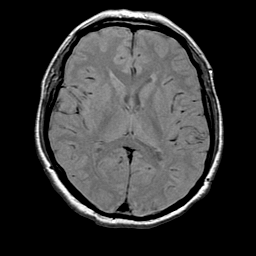
#> input picture Dataset/test/MRI/00007.png, 256 x 256 px; its folder holds 4 pictures in this run
$ jupyter execute dwt_pca.ipynb
#> lines starting #> are read from the running program, lines starting #| are printed output that depends on the picture; long printed decimals are rounded; pictures that were not available may be replaced by others from this repository, and a replacement may not be noted
# Medical Image Fusion using DWT and PCA
This notebook demonstrates medical image fusion using Discrete Wavelet Transform (DWT) and Principal Component Analysis (PCA) on real MRI and CT images from the provided dataset.

[cell 1]
# Section 1: Import Required Libraries
import numpy as np
import cv2
import matplotlib.pyplot as plt
from scipy import ndimage
import pywt
from skimage.metrics import structural_similarity as ssim
from skimage.metrics import peak_signal_noise_ratio as psnr
from skimage.metrics import mean_squared_error as mse
import os
from sklearn.decomposition import PCA
import warnings
warnings.filterwarnings('ignore')

[cell 2]
# Section 2: Define MedicalImageFusion Class
class MedicalImageFusion:
    def __init__(self):
        self.wavelet = 'db4'  # Daubechies wavelet
        self.mode = 'symmetric'

    def load_and_preprocess_images(self, mri_path, ct_path):
#> called with mri_path = '../Dataset/test/MRI/00007.png', ct_path = '../Dataset/test/CT/00007.png'
        mri_img = cv2.imread(mri_path, cv2.IMREAD_GRAYSCALE)
#> mri_img is the input picture: shape (256, 256); min 0, max 255, mean 54.1
        ct_img = cv2.imread(ct_path, cv2.IMREAD_GRAYSCALE)
        if mri_img is None or ct_img is None:
            raise ValueError("Could not load one or both images. Check file paths.")
        if mri_img.shape != ct_img.shape:
            h = min(mri_img.shape[0], ct_img.shape[0])
            w = min(mri_img.shape[1], ct_img.shape[1])
            mri_img = cv2.resize(mri_img, (w, h))
            ct_img = cv2.resize(ct_img, (w, h))
        # Crop to nearest multiple of 4 for both dimensions
        h, w = mri_img.shape
#> h = 256; w = 256
        h4, w4 = h - (h % 4), w - (w % 4)
#> h4 = 256; w4 = 256
        mri_img = mri_img[:h4, :w4]
        ct_img = ct_img[:h4, :w4]
        mri_img = mri_img.astype(np.float64) / 255.0
        ct_img = ct_img.astype(np.float64) / 255.0
        return mri_img, ct_img
    def dwt_decomposition(self, image):
        coeffs1 = pywt.dwt2(image, self.wavelet, mode=self.mode)
        cA1, (cH1, cV1, cD1) = coeffs1
        coeffs2 = pywt.dwt2(cA1, self.wavelet, mode=self.mode)
        cA2, (cH2, cV2, cD2) = coeffs2
        return {
            'cA2': cA2,
            'cH2': cH2, 'cV2': cV2, 'cD2': cD2,
            'cH1': cH1, 'cV1': cV1, 'cD1': cD1
        }
    def principal_component_averaging(self, coeffs1, coeffs2, block_size=8):
        if coeffs1.shape != coeffs2.shape:
            min_h = min(coeffs1.shape[0], coeffs2.shape[0])
            min_w = min(coeffs1.shape[1], coeffs2.shape[1])
            coeffs1 = coeffs1[:min_h, :min_w]
            coeffs2 = coeffs2[:min_h, :min_w]
        h, w = coeffs1.shape
        fused_coeffs = np.zeros_like(coeffs1)
        for i in range(0, h - block_size + 1, block_size):
            for j in range(0, w - block_size + 1, block_size):
                block1 = coeffs1[i:i+block_size, j:j+block_size]
                block2 = coeffs2[i:i+block_size, j:j+block_size]
                data = np.column_stack([block1.flatten(), block2.flatten()])
                try:
                    pca = PCA(n_components=2)
                    pca_result = pca.fit_transform(data)
                    eigenvals = pca.explained_variance_
                    if len(eigenvals) >= 2:
                        w1 = eigenvals[0] / (eigenvals[0] + eigenvals[1])
                        w2 = eigenvals[1] / (eigenvals[0] + eigenvals[1])
                    else:
                        w1, w2 = 0.5, 0.5
                    fused_block = w1 * block1 + w2 * block2
                except:
                    fused_block = 0.5 * (block1 + block2)
                fused_coeffs[i:i+block_size, j:j+block_size] = fused_block
        if h % block_size != 0 or w % block_size != 0:
            remaining_h = h - (h // block_size) * block_size
            remaining_w = w - (w // block_size) * block_size
            if remaining_h > 0:
                fused_coeffs[-remaining_h:, :] = 0.5 * (
                    coeffs1[-remaining_h:, :] + coeffs2[-remaining_h:, :]
                )
            if remaining_w > 0:
                fused_coeffs[:, -remaining_w:] = 0.5 * (
                    coeffs1[:, -remaining_w:] + coeffs2[:, -remaining_w:]
                )
        return fused_coeffs
    def maximum_selection_fusion(self, coeffs1, coeffs2):
        if coeffs1.shape != coeffs2.shape:
            min_h = min(coeffs1.shape[0], coeffs2.shape[0])
            min_w = min(coeffs1.shape[1], coeffs2.shape[1])
            coeffs1 = coeffs1[:min_h, :min_w]
            coeffs2 = coeffs2[:min_h, :min_w]
        mask = np.abs(coeffs1) >= np.abs(coeffs2)
        fused_coeffs = np.where(mask, coeffs1, coeffs2)
        return fused_coeffs
    def fuse_images(self, mri_img, ct_img):
        mri_coeffs = self.dwt_decomposition(mri_img)
        ct_coeffs = self.dwt_decomposition(ct_img)
        fused_cA2 = self.principal_component_averaging(
            mri_coeffs['cA2'], ct_coeffs['cA2']
        )
        fused_cH2 = self.maximum_selection_fusion(
            mri_coeffs['cH2'], ct_coeffs['cH2']
        )
        fused_cV2 = self.maximum_selection_fusion(
            mri_coeffs['cV2'], ct_coeffs['cV2']
        )
        fused_cD2 = self.maximum_selection_fusion(
            mri_coeffs['cD2'], ct_coeffs['cD2']
        )
        fused_cH1 = self.maximum_selection_fusion(
            mri_coeffs['cH1'], ct_coeffs['cH1']
        )
        fused_cV1 = self.maximum_selection_fusion(
            mri_coeffs['cV1'], ct_coeffs['cV1']
        )
        fused_cD1 = self.maximum_selection_fusion(
            mri_coeffs['cD1'], ct_coeffs['cD1']
        )
        coeffs_level2 = (fused_cA2, (fused_cH2, fused_cV2, fused_cD2))
        reconstructed_cA1 = pywt.idwt2(coeffs_level2, self.wavelet, mode=self.mode)

        # Ensure all level 1 coefficients have the same size
        target_h, target_w = fused_cH1.shape
        if reconstructed_cA1.shape != (target_h, target_w):
            reconstructed_cA1 = cv2.resize(reconstructed_cA1, (target_w, target_h))

        coeffs_level1 = (reconstructed_cA1, (fused_cH1, fused_cV1, fused_cD1))
        fused_image = pywt.idwt2(coeffs_level1, self.wavelet, mode=self.mode)
        fused_image = np.clip(fused_image, 0, 1)

        # Check for NaN or inf values
        if np.any(np.isnan(fused_image)) or np.any(np.isinf(fused_image)):
            print("Warning: Fused image contains NaN or inf values. Using simple averaging fallback.")
            fused_image = 0.5 * (mri_img + ct_img)
            fused_image = np.clip(fused_image, 0, 1)

        return fused_image
    def calculate_metrics(self, img1, img2, fused_img):
        metrics = {}

        # Check for NaN values in input images
        if np.any(np.isnan(img1)) or np.any(np.isnan(img2)) or np.any(np.isnan(fused_img)):
            print("Warning: Input images contain NaN values")
            return {metric: np.nan for metric in ['PSNR', 'SSIM', 'MSE', 'SD', 'SNR', 'Correlation', 'NCC', 'MD', 'NAE']}

        try:
            # MSE
            mse_val = np.mean((img1 - fused_img) ** 2)
            metrics['MSE'] = mse_val

            # PSNR
            if mse_val == 0:
                metrics['PSNR'] = float('inf')
            else:
                metrics['PSNR'] = 20 * np.log10(1.0 / np.sqrt(mse_val))

            # SSIM
            metrics['SSIM'] = ssim(img1, fused_img, data_range=1.0)

            # Standard Deviation
            metrics['SD'] = np.std(fused_img)

            # Signal to Noise Ratio
            signal_power = np.mean(fused_img ** 2)
            if mse_val == 0:
                metrics['SNR'] = float('inf')
            else:
                metrics['SNR'] = 10 * np.log10(signal_power / mse_val) if mse_val > 0 else float('inf')

            # Correlation
            correlation_matrix = np.corrcoef(img1.flatten(), fused_img.flatten())
            metrics['Correlation'] = correlation_matrix[0, 1] if not np.isnan(correlation_matrix[0, 1]) else 0.0

            # Normalized Cross Correlation
            ncc_num = np.sum(img1 * fused_img)
            ncc_den = np.sqrt(np.sum(img1 ** 2) * np.sum(fused_img ** 2))
            metrics['NCC'] = ncc_num / ncc_den if ncc_den != 0 else 0.0

            # Maximum Difference
            metrics['MD'] = np.max(np.abs(img1 - fused_img))

            # Normalized Absolute Error
            nae_num = np.sum(np.abs(img1 - fused_img))
            nae_den = np.sum(np.abs(img1))
            metrics['NAE'] = nae_num / nae_den if nae_den != 0 else 0.0

        except Exception as e:
            print(f"Error calculating metrics: {e}")
            metrics = {metric: np.nan for metric in ['PSNR', 'SSIM', 'MSE', 'SD', 'SNR', 'Correlation', 'NCC', 'MD', 'NAE']}

        return metrics
    def visualize_results(self, mri_img, ct_img, fused_img, metrics):
        plt.figure(figsize=(15, 5))
        plt.subplot(1, 3, 1)
        plt.imshow(mri_img, cmap='gray')
        plt.title('MRI Image')
        plt.axis('off')
        plt.subplot(1, 3, 2)
        plt.imshow(ct_img, cmap='gray')
        plt.title('CT Image')
        plt.axis('off')
        plt.subplot(1, 3, 3)
        plt.imshow(fused_img, cmap='gray')
        plt.title('Fused Image')
        plt.axis('off')
        plt.tight_layout()
        plt.show()
        print("\nFusion Performance Metrics:")
        print("-" * 40)
        for metric, value in metrics.items():
            if isinstance(value, float) and not np.isnan(value):
                if value == float('inf'):
                    print(f"{metric}: inf")
                else:
                    print(f"{metric}: {value:.4f}")
            else:
                print(f"{metric}: {value}")

[cell 3]
# Section 3: List and Select MRI and CT Images from Dataset
# Set dataset root directory
ct_dir = '../Dataset/test/CT'
mri_dir = '../Dataset/test/MRI'

# List available CT and MRI image files
ct_files = sorted([f for f in os.listdir(ct_dir) if f.endswith('.png')])
mri_files = sorted([f for f in os.listdir(mri_dir) if f.endswith('.png')])

print('Available CT files:', len(ct_files))
print('Available MRI files:', len(mri_files))

# Find paired images (same filename in both directories)
paired_files = list(set(ct_files) & set(mri_files))
paired_files.sort()

print(f'Found {len(paired_files)} paired images')
print('Sample paired files:', paired_files[:5])

# Select image pair (change index as needed)
image_idx = 0  # Change this index to select a different image pair
selected_file = paired_files[image_idx]

ct_path = os.path.join(ct_dir, selected_file)
mri_path = os.path.join(mri_dir, selected_file)

print('Selected CT:', ct_path)
print('Selected MRI:', mri_path)

# Check if files exist
if not os.path.exists(ct_path):
    print(f"CT file not found: {ct_path}")
if not os.path.exists(mri_path):
    print(f"MRI file not found: {mri_path}")

[cell 4]
# Section 4: Load and Preprocess Selected Images
fusion = MedicalImageFusion()

# Load and preprocess images
mri_img, ct_img = fusion.load_and_preprocess_images(mri_path, ct_path)

print('MRI image shape:', mri_img.shape)
#| MRI image shape: (256, 256)
print('CT image shape:', ct_img.shape)
#| CT image shape: (256, 256)

[cell 5]
# Section 5: Perform Image Fusion
fused_img = fusion.fuse_images(mri_img, ct_img)
#> in dwt_decomposition, `cA1, (cH1, cV1, cD1) = coeffs1`:
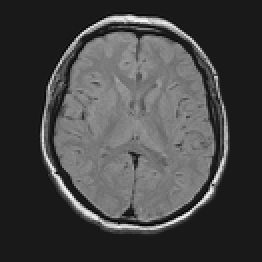
#> cA1: shape (131, 131) float64 (shown 2 times larger); min -0.242, max 2.16, mean 0.405; drawn with min black and max white
#> in dwt_decomposition, `cA1, (cH1, cV1, cD1) = coeffs1`:
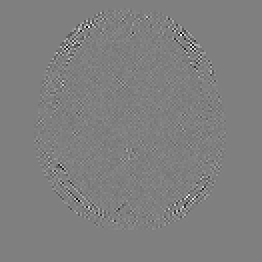
#> cD1: shape (131, 131) float64 (shown 2 times larger); min -0.19, max 0.189, mean -8.28e-05; drawn with min black and max white
#> in dwt_decomposition, `cA2, (cH2, cV2, cD2) = coeffs2`:
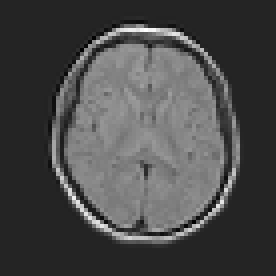
#> cA2: shape (69, 69) float64 (shown 4 times larger); min -0.71, max 4.29, mean 0.729; drawn with min black and max white
#> in dwt_decomposition, `cA2, (cH2, cV2, cD2) = coeffs2`:
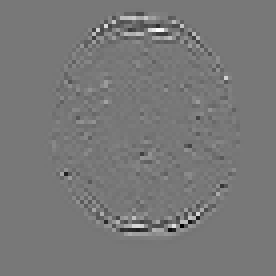
#> cH2: shape (69, 69) float64 (shown 4 times larger); min -1.28, max 1.43, mean 0.000953; drawn with min black and max white
#> in dwt_decomposition, `cA2, (cH2, cV2, cD2) = coeffs2`:
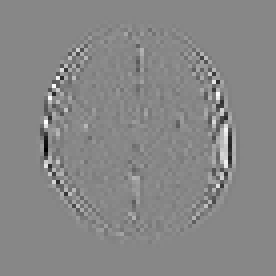
#> cV2: shape (69, 69) float64 (shown 4 times larger); min -1.33, max 1.18, mean 0.000411; drawn with min black and max white
#> in dwt_decomposition, `cA2, (cH2, cV2, cD2) = coeffs2`:
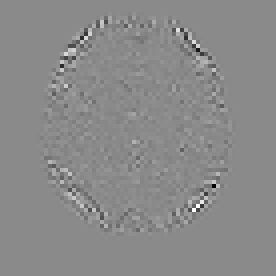
#> cD2: shape (69, 69) float64 (shown 4 times larger); min -0.918, max 0.774, mean -0.00018; drawn with min black and max white
#> in fuse_images, `mri_coeffs = self.dwt_decomposition(mri_img)`: mri_coeffs = 7 items
#> after the loop in principal_component_averaging, `for i in range(0, h - block_size + 1, block_size):`:
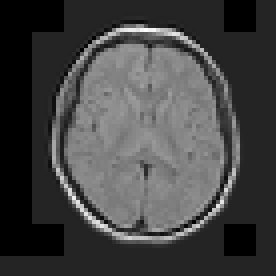
#> fused_coeffs: shape (69, 69) float64 (shown 4 times larger); 16.13% of the values are NaN or infinite; the others: min -0.71, max 4.29, mean 0.87; drawn with min black, max white, NaN and infinite black
#> in maximum_selection_fusion, `mask = np.abs(coeffs1) >= np.abs(coeffs2)`: mask: shape (69, 69) bool; every value is 1
#> in maximum_selection_fusion (call 4), `mask = np.abs(coeffs1) >= np.abs(coeffs2)`: mask: shape (131, 131) bool; every value is 1
#> in fuse_images, `reconstructed_cA1 = cv2.resize(reconstructed_cA1, (target_w, target_h))`:
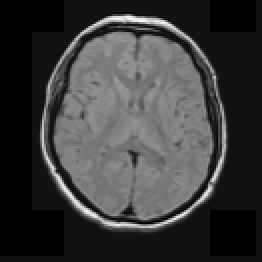
#> reconstructed_cA1: shape (131, 131) float64 (shown 2 times larger); 20.8% of the values are NaN or infinite; the others: min -0.154, max 2.07, mean 0.503; drawn with min black, max white, NaN and infinite black
#> in fuse_images, `fused_image = pywt.idwt2(coeffs_level1, self.wavelet, mode=self.mode)`:
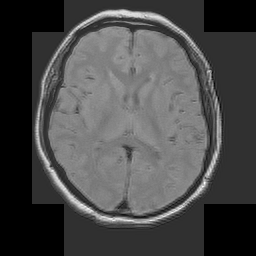
#> fused_image: shape (256, 256) float64; 23.27% of the values are NaN or infinite; the others: min -0.275, max 1.18, mean 0.272; drawn with min black, max white, NaN and infinite black
#> in fuse_images, `fused_image = np.clip(fused_image, 0, 1)`:
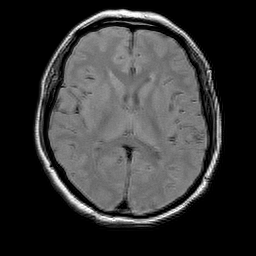
#> fused_image: shape (256, 256) float64; 23.27% of the values are NaN or infinite; the others: min 0, max 1, mean 0.273; drawn with min black, max white, NaN and infinite black
print('Fused image shape:', fused_img.shape)
#| Fused image shape: (256, 256)

[cell 6]
# Section 6: Calculate Fusion Performance Metrics
metrics = fusion.calculate_metrics(mri_img, ct_img, fused_img)
#> in calculate_metrics, `mse_val = np.mean((img1 - fused_img) ** 2)`: mse_val = 0
#> in calculate_metrics, `signal_power = np.mean(fused_img ** 2)`: signal_power = 0.108
#> in calculate_metrics, `correlation_matrix = np.corrcoef(img1.flatten(), fused_img.flatten())`: correlation_matrix = [[1, 1], [1, 1]]
#> in calculate_metrics, `ncc_num = np.sum(img1 * fused_img)`: ncc_num = 7081.8
#> in calculate_metrics, `nae_num = np.sum(np.abs(img1 - fused_img))`: nae_num = 0
#> in calculate_metrics, `nae_den = np.sum(np.abs(img1))`: nae_den = 13891.1
#> metrics = 9 items
print('Fusion metrics:', metrics)
#| Fusion metrics: {'MSE': 0.0, 'PSNR': inf, 'SSIM': 1.0, 'SD': 0.2513, 'SNR': inf, 'Correlation': 1.0, 'NCC': 1.0, 'MD': 0.0, 'NAE': 0.0}

[cell 7]
# Section 7: Visualize Fusion Results
fusion.visualize_results(mri_img, ct_img, fused_img, metrics)
#> the loop in visualize_results, `for metric, value in metrics.items():` made 9 passes
#> (metric, value) on passes 1 to 9: ('MSE', 0), ('PSNR', inf), ('SSIM', 1), ('SD', 0.251), ('SNR', inf), ('Correlation', 1), ('NCC', 1), ('MD', 0), ('NAE', 0)
#| MSE: 0.0000
#| PSNR: inf
#| SSIM: 1.0000
#| SD: 0.2513
#| SNR: inf
#| Correlation: 1.0000
#| NCC: 1.0000
#| MD: 0.0000
#> (further printed lines are left out)

[cell 8]
# Section 8: Save Fused Image
# Create results directory if it doesn't exist
results_dir = 'results/dwt_pca'
os.makedirs(results_dir, exist_ok=True)

# Save with method name and image filename
base_filename = os.path.splitext(selected_file)[0]
save_path = os.path.join(results_dir, f'fused_image_dwt_pca_{base_filename}.png')
cv2.imwrite(save_path, (fused_img * 255).astype(np.uint8))
print(f'Fused image saved as {save_path}')

# Also save metrics to a text file
metrics_file = os.path.join(results_dir, f'metrics_dwt_pca_{base_filename}.txt')
with open(metrics_file, 'w') as f:
    f.write(f"Fusion Metrics for {selected_file}\n")
    f.write("=" * 40 + "\n")
    for metric, value in metrics.items():
        if isinstance(value, float) and not np.isnan(value):
            if value == float('inf'):
                f.write(f"{metric}: inf\n")
            else:
                f.write(f"{metric}: {value:.4f}\n")
        else:
            f.write(f"{metric}: {value}\n")
#> this loop made 9 passes
print(f'Metrics saved as {metrics_file}')

$ run again, on Dataset/test/MRI/28006.png
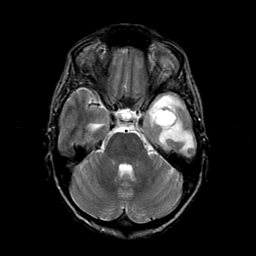
#> input picture Dataset/test/MRI/28006.png, 256 x 256 px
#> in load_and_preprocess_images, mri_img is the input picture: shape (256, 256); min 0, max 255, mean 33.1
#| MRI image shape: (256, 256)
#| CT image shape: (256, 256)
#> in dwt_decomposition, `cA2, (cH2, cV2, cD2) = coeffs2`:
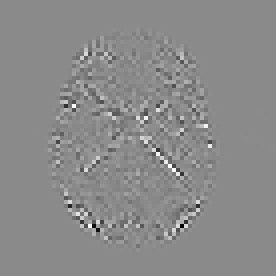
#> cD2: shape (69, 69) float64 (shown 4 times larger); min -0.646, max 0.542, mean 0.000765; drawn with min black and max white
#> mri_coeffs = 7 items
#> mask: shape (69, 69) bool; every value is 1
#> mask: shape (131, 131) bool; every value is 1
#> in fuse_images, `fused_image = np.clip(fused_image, 0, 1)`:
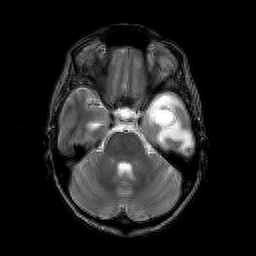
#> fused_image: shape (256, 256) float64; 29.32% of the values are NaN or infinite; the others: min 0, max 1, mean 0.181; drawn with min black, max white, NaN and infinite black
#| Fused image shape: (256, 256)
#> mse_val = 0
#> signal_power = 0.061
#> correlation_matrix = [[1, 1], [1, 1]]
#> ncc_num = 3999.4
#> nae_num = 0
#> nae_den = 8502.6
#> metrics = 9 items
#| Fusion metrics: {'MSE': 0.0, 'PSNR': inf, 'SSIM': 1.0, 'SD': 0.2102, 'SNR': inf, 'Correlation': 1.0, 'NCC': 1.0, 'MD': 0.0, 'NAE': 0.0}
#> the loop in visualize_results, `for metric, value in metrics.items():` made 9 passes
#> (metric, value) on passes 1 to 8: ('MSE', 0), ('PSNR', inf), ('SSIM', 1), ('SD', 0.21), ('SNR', inf), ('Correlation', 1), ('NCC', 1), ('MD', 0)
#> (printed output is left out)
#> the loop `for metric, value in metrics.items():` made 9 passes

$ run again, on Dataset/test/MRI/45025.png
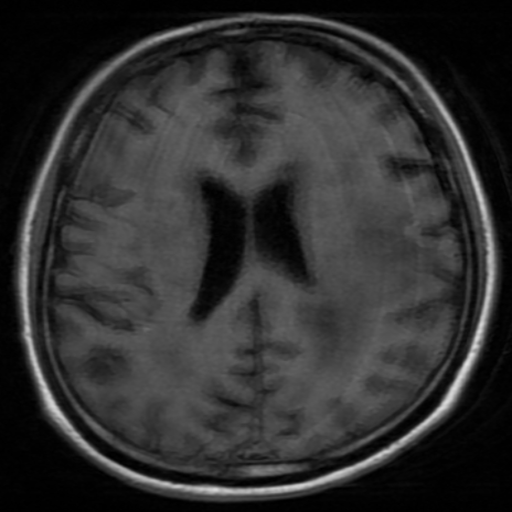
#> input picture Dataset/test/MRI/45025.png, 512 x 512 px
#> in load_and_preprocess_images, mri_img is the input picture: shape (512, 512); min 0, max 224, mean 47.8
#| MRI image shape: (512, 512)
#| CT image shape: (512, 512)
#> mri_coeffs = 7 items
#> mask: shape (133, 133) bool; every value is 1
#> mask: shape (259, 259) bool; every value is 1
#> in fuse_images, `fused_image = np.clip(fused_image, 0, 1)`:
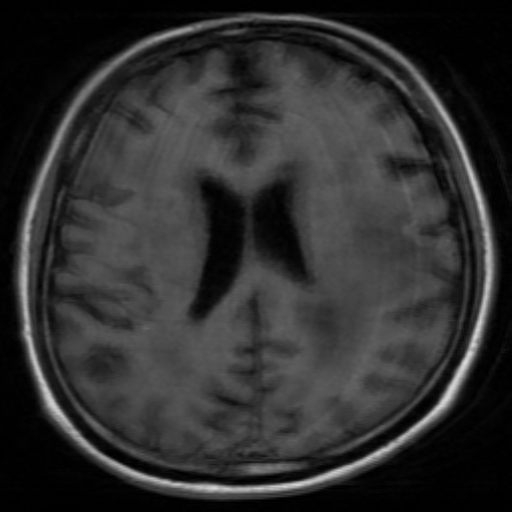
#> fused_image: shape (512, 512) float64; min 0, max 0.856, mean 0.186
#| Fused image shape: (512, 512)
#> mse_val = 0.00164
#> signal_power = 0.0555
#> correlation_matrix = [[1, 0.961], [0.961, 1]]
#> ncc_num = 14427.9
#> ncc_den = 14642.1
#> nae_num = 4404.3
#> nae_den = 49090
#> metrics = 9 items
#| Fusion metrics: {'MSE': 0.001637, 'PSNR': 27.861, 'SSIM': 0.9138, 'SD': 0.1447, 'SNR': 15.302, 'Correlation': 0.9612, 'NCC': 0.9854, 'MD': 0.4667, 'NAE': 0.08972}
#> the loop in visualize_results, `for metric, value in metrics.items():` made 9 passes
#> (metric, value) on passes 1 to 8: ('MSE', 0.00164), ('PSNR', 27.86), ('SSIM', 0.914), ('SD', 0.145), ('SNR', 15.3), ('Correlation', 0.961), ('NCC', 0.985), ('MD', 0.467)
#> (printed output is left out)
#> the loop `for metric, value in metrics.items():` made 9 passes
